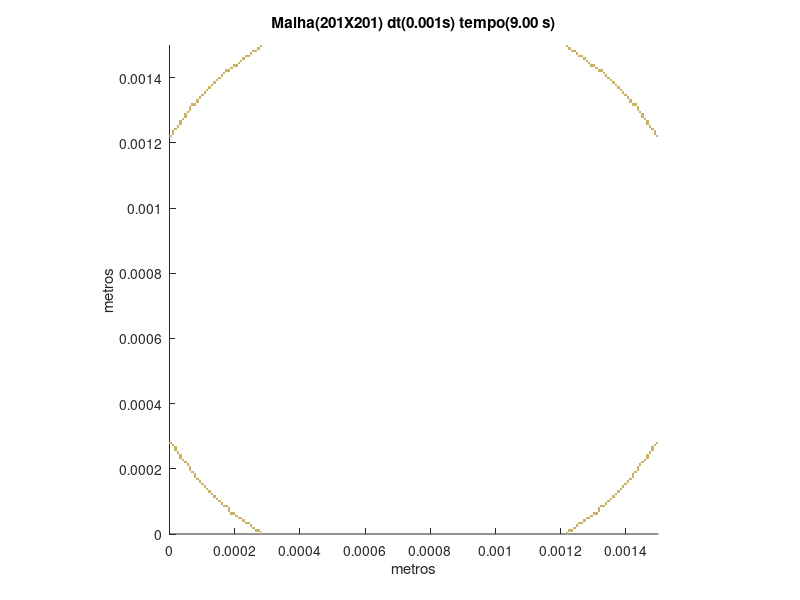

Here is the MATLAB script that generated this plot:
set (gca,'PlotBoxAspectRatio',[1 1 1],'Xlim',[0,0.0015],'Ylim',[0,0.0015])
hold on
title('Malha(201X201) dt(0.001s) tempo(9.00 s)')
hold on
ylabel('metros')
hold on
xlabel('metros')
hold on

fill([0.000276119402985075 0.000276119402985075 0.000283582089552239 0.000283582089552239],[0 7.46268656716418E-06 7.46268656716418E-06 0],[0.8,0.7,0.4],'LineStyle','none')

fill([0.00121641791044776 0.00121641791044776 0.00122388059701493 0.00122388059701493],[0 7.46268656716418E-06 7.46268656716418E-06 0],[0.8,0.7,0.4],'LineStyle','none')

fill([0.000261194029850746 0.000261194029850746 0.00026865671641791 0.00026865671641791],[7.46268656716418E-06 1.49253731343284E-05 1.49253731343284E-05 7.46268656716418E-06],[0.8,0.7,0.4],'LineStyle','none')

fill([0.00026865671641791 0.00026865671641791 0.000276119402985075 0.000276119402985075],[7.46268656716418E-06 1.49253731343284E-05 1.49253731343284E-05 7.46268656716418E-06],[0.8,0.7,0.4],'LineStyle','none')

fill([0.00122388059701493 0.00122388059701493 0.00123134328358209 0.00123134328358209],[7.46268656716418E-06 1.49253731343284E-05 1.49253731343284E-05 7.46268656716418E-06],[0.8,0.7,0.4],'LineStyle','none')

fill([0.00123134328358209 0.00123134328358209 0.00123880597014925 0.00123880597014925],[7.46268656716418E-06 1.49253731343284E-05 1.49253731343284E-05 7.46268656716418E-06],[0.8,0.7,0.4],'LineStyle','none')

fill([0.000253731343283582 0.000253731343283582 0.000261194029850746 0.000261194029850746],[1.49253731343284E-05 2.23880597014925E-05 2.23880597014925E-05 1.49253731343284E-05],[0.8,0.7,0.4],'LineStyle','none')

fill([0.00123880597014925 0.00123880597014925 0.00124626865671642 0.00124626865671642],[1.49253731343284E-05 2.23880597014925E-05 2.23880597014925E-05 1.49253731343284E-05],[0.8,0.7,0.4],'LineStyle','none')

fill([0.000246268656716418 0.000246268656716418 0.000253731343283582 0.000253731343283582],[2.23880597014925E-05 2.98507462686567E-05 2.98507462686567E-05 2.23880597014925E-05],[0.8,0.7,0.4],'LineStyle','none')

fill([0.00124626865671642 0.00124626865671642 0.00125373134328358 0.00125373134328358],[2.23880597014925E-05 2.98507462686567E-05 2.98507462686567E-05 2.23880597014925E-05],[0.8,0.7,0.4],'LineStyle','none')

fill([0.00023134328358209 0.00023134328358209 0.000238805970149254 0.000238805970149254],[2.98507462686567E-05 3.73134328358209E-05 3.73134328358209E-05 2.98507462686567E-05],[0.8,0.7,0.4],'LineStyle','none')

fill([0.000238805970149254 0.000238805970149254 0.000246268656716418 0.000246268656716418],[2.98507462686567E-05 3.73134328358209E-05 3.73134328358209E-05 2.98507462686567E-05],[0.8,0.7,0.4],'LineStyle','none')

fill([0.00125373134328358 0.00125373134328358 0.00126119402985075 0.00126119402985075],[2.98507462686567E-05 3.73134328358209E-05 3.73134328358209E-05 2.98507462686567E-05],[0.8,0.7,0.4],'LineStyle','none')

fill([0.00126119402985075 0.00126119402985075 0.00126865671641791 0.00126865671641791],[2.98507462686567E-05 3.73134328358209E-05 3.73134328358209E-05 2.98507462686567E-05],[0.8,0.7,0.4],'LineStyle','none')

fill([0.000223880597014925 0.000223880597014925 0.00023134328358209 0.00023134328358209],[3.73134328358209E-05 4.47761194029851E-05 4.47761194029851E-05 3.73134328358209E-05],[0.8,0.7,0.4],'LineStyle','none')

fill([0.00126865671641791 0.00126865671641791 0.00127611940298507 0.00127611940298507],[3.73134328358209E-05 4.47761194029851E-05 4.47761194029851E-05 3.73134328358209E-05],[0.8,0.7,0.4],'LineStyle','none')

fill([0.000208955223880597 0.000208955223880597 0.000216417910447761 0.000216417910447761],[4.47761194029851E-05 5.22388059701493E-05 5.22388059701493E-05 4.47761194029851E-05],[0.8,0.7,0.4],'LineStyle','none')

fill([0.000216417910447761 0.000216417910447761 0.000223880597014925 0.000223880597014925],[4.47761194029851E-05 5.22388059701493E-05 5.22388059701493E-05 4.47761194029851E-05],[0.8,0.7,0.4],'LineStyle','none')

fill([0.00127611940298507 0.00127611940298507 0.00128358208955224 0.00128358208955224],[4.47761194029851E-05 5.22388059701493E-05 5.22388059701493E-05 4.47761194029851E-05],[0.8,0.7,0.4],'LineStyle','none')

fill([0.00128358208955224 0.00128358208955224 0.0012910447761194 0.0012910447761194],[4.47761194029851E-05 5.22388059701493E-05 5.22388059701493E-05 4.47761194029851E-05],[0.8,0.7,0.4],'LineStyle','none')

fill([0.000201492537313433 0.000201492537313433 0.000208955223880597 0.000208955223880597],[5.22388059701493E-05 5.97014925373134E-05 5.97014925373134E-05 5.22388059701493E-05],[0.8,0.7,0.4],'LineStyle','none')

fill([0.0012910447761194 0.0012910447761194 0.00129850746268657 0.00129850746268657],[5.22388059701493E-05 5.97014925373134E-05 5.97014925373134E-05 5.22388059701493E-05],[0.8,0.7,0.4],'LineStyle','none')

fill([0.000186567164179104 0.000186567164179104 0.000194029850746269 0.000194029850746269],[5.97014925373134E-05 6.71641791044776E-05 6.71641791044776E-05 5.97014925373134E-05],[0.8,0.7,0.4],'LineStyle','none')

fill([0.000194029850746269 0.000194029850746269 0.000201492537313433 0.000201492537313433],[5.97014925373134E-05 6.71641791044776E-05 6.71641791044776E-05 5.97014925373134E-05],[0.8,0.7,0.4],'LineStyle','none')

fill([0.00129850746268657 0.00129850746268657 0.00130597014925373 0.00130597014925373],[5.97014925373134E-05 6.71641791044776E-05 6.71641791044776E-05 5.97014925373134E-05],[0.8,0.7,0.4],'LineStyle','none')

fill([0.00130597014925373 0.00130597014925373 0.0013134328358209 0.0013134328358209],[5.97014925373134E-05 6.71641791044776E-05 6.71641791044776E-05 5.97014925373134E-05],[0.8,0.7,0.4],'LineStyle','none')

fill([0.00017910447761194 0.00017910447761194 0.000186567164179104 0.000186567164179104],[6.71641791044776E-05 7.46268656716418E-05 7.46268656716418E-05 6.71641791044776E-05],[0.8,0.7,0.4],'LineStyle','none')

fill([0.0013134328358209 0.0013134328358209 0.00132089552238806 0.00132089552238806],[6.71641791044776E-05 7.46268656716418E-05 7.46268656716418E-05 6.71641791044776E-05],[0.8,0.7,0.4],'LineStyle','none')

fill([0.00017910447761194 0.00017910447761194 0.000186567164179104 0.000186567164179104],[7.46268656716418E-05 8.2089552238806E-05 8.2089552238806E-05 7.46268656716418E-05],[0.8,0.7,0.4],'LineStyle','none')

fill([0.0013134328358209 0.0013134328358209 0.00132089552238806 0.00132089552238806],[7.46268656716418E-05 8.2089552238806E-05 8.2089552238806E-05 7.46268656716418E-05],[0.8,0.7,0.4],'LineStyle','none')

fill([0.000164179104477612 0.000164179104477612 0.000171641791044776 0.000171641791044776],[8.2089552238806E-05 8.95522388059702E-05 8.95522388059702E-05 8.2089552238806E-05],[0.8,0.7,0.4],'LineStyle','none')

fill([0.000171641791044776 0.000171641791044776 0.00017910447761194 0.00017910447761194],[8.2089552238806E-05 8.95522388059702E-05 8.95522388059702E-05 8.2089552238806E-05],[0.8,0.7,0.4],'LineStyle','none')

fill([0.00132089552238806 0.00132089552238806 0.00132835820895522 0.00132835820895522],[8.2089552238806E-05 8.95522388059702E-05 8.95522388059702E-05 8.2089552238806E-05],[0.8,0.7,0.4],'LineStyle','none')

fill([0.00132835820895522 0.00132835820895522 0.00133582089552239 0.00133582089552239],[8.2089552238806E-05 8.95522388059702E-05 8.95522388059702E-05 8.2089552238806E-05],[0.8,0.7,0.4],'LineStyle','none')

fill([0.000156716417910448 0.000156716417910448 0.000164179104477612 0.000164179104477612],[8.95522388059702E-05 9.70149253731343E-05 9.70149253731343E-05 8.95522388059702E-05],[0.8,0.7,0.4],'LineStyle','none')

fill([0.00133582089552239 0.00133582089552239 0.00134328358208955 0.00134328358208955],[8.95522388059702E-05 9.70149253731343E-05 9.70149253731343E-05 8.95522388059702E-05],[0.8,0.7,0.4],'LineStyle','none')

fill([0.000149253731343284 0.000149253731343284 0.000156716417910448 0.000156716417910448],[9.70149253731343E-05 0.000104477611940299 0.000104477611940299 9.70149253731343E-05],[0.8,0.7,0.4],'LineStyle','none')

fill([0.00134328358208955 0.00134328358208955 0.00135074626865672 0.00135074626865672],[9.70149253731343E-05 0.000104477611940299 0.000104477611940299 9.70149253731343E-05],[0.8,0.7,0.4],'LineStyle','none')

fill([0.000141791044776119 0.000141791044776119 0.000149253731343284 0.000149253731343284],[0.000104477611940299 0.000111940298507463 0.000111940298507463 0.000104477611940299],[0.8,0.7,0.4],'LineStyle','none')

fill([0.00135074626865672 0.00135074626865672 0.00135820895522388 0.00135820895522388],[0.000104477611940299 0.000111940298507463 0.000111940298507463 0.000104477611940299],[0.8,0.7,0.4],'LineStyle','none')

fill([0.000134328358208955 0.000134328358208955 0.000141791044776119 0.000141791044776119],[0.000111940298507463 0.000119402985074627 0.000119402985074627 0.000111940298507463],[0.8,0.7,0.4],'LineStyle','none')

fill([0.00135820895522388 0.00135820895522388 0.00136567164179104 0.00136567164179104],[0.000111940298507463 0.000119402985074627 0.000119402985074627 0.000111940298507463],[0.8,0.7,0.4],'LineStyle','none')

fill([0.000126865671641791 0.000126865671641791 0.000134328358208955 0.000134328358208955],[0.000119402985074627 0.000126865671641791 0.000126865671641791 0.000119402985074627],[0.8,0.7,0.4],'LineStyle','none')

fill([0.00136567164179104 0.00136567164179104 0.00137313432835821 0.00137313432835821],[0.000119402985074627 0.000126865671641791 0.000126865671641791 0.000119402985074627],[0.8,0.7,0.4],'LineStyle','none')

fill([0.000119402985074627 0.000119402985074627 0.000126865671641791 0.000126865671641791],[0.000126865671641791 0.000134328358208955 0.000134328358208955 0.000126865671641791],[0.8,0.7,0.4],'LineStyle','none')

fill([0.00137313432835821 0.00137313432835821 0.00138059701492537 0.00138059701492537],[0.000126865671641791 0.000134328358208955 0.000134328358208955 0.000126865671641791],[0.8,0.7,0.4],'LineStyle','none')

fill([0.000111940298507463 0.000111940298507463 0.000119402985074627 0.000119402985074627],[0.000134328358208955 0.000141791044776119 0.000141791044776119 0.000134328358208955],[0.8,0.7,0.4],'LineStyle','none')

fill([0.00138059701492537 0.00138059701492537 0.00138805970149254 0.00138805970149254],[0.000134328358208955 0.000141791044776119 0.000141791044776119 0.000134328358208955],[0.8,0.7,0.4],'LineStyle','none')

fill([0.000104477611940299 0.000104477611940299 0.000111940298507463 0.000111940298507463],[0.000141791044776119 0.000149253731343284 0.000149253731343284 0.000141791044776119],[0.8,0.7,0.4],'LineStyle','none')

fill([0.00138805970149254 0.00138805970149254 0.0013955223880597 0.0013955223880597],[0.000141791044776119 0.000149253731343284 0.000149253731343284 0.000141791044776119],[0.8,0.7,0.4],'LineStyle','none')

fill([9.70149253731343E-05 9.70149253731343E-05 0.000104477611940299 0.000104477611940299],[0.000149253731343284 0.000156716417910448 0.000156716417910448 0.000149253731343284],[0.8,0.7,0.4],'LineStyle','none')

fill([0.0013955223880597 0.0013955223880597 0.00140298507462687 0.00140298507462687],[0.000149253731343284 0.000156716417910448 0.000156716417910448 0.000149253731343284],[0.8,0.7,0.4],'LineStyle','none')

fill([8.95522388059702E-05 8.95522388059702E-05 9.70149253731343E-05 9.70149253731343E-05],[0.000156716417910448 0.000164179104477612 0.000164179104477612 0.000156716417910448],[0.8,0.7,0.4],'LineStyle','none')

fill([0.00140298507462687 0.00140298507462687 0.00141044776119403 0.00141044776119403],[0.000156716417910448 0.000164179104477612 0.000164179104477612 0.000156716417910448],[0.8,0.7,0.4],'LineStyle','none')

fill([8.2089552238806E-05 8.2089552238806E-05 8.95522388059702E-05 8.95522388059702E-05],[0.000164179104477612 0.000171641791044776 0.000171641791044776 0.000164179104477612],[0.8,0.7,0.4],'LineStyle','none')

fill([0.00141044776119403 0.00141044776119403 0.00141791044776119 0.00141791044776119],[0.000164179104477612 0.000171641791044776 0.000171641791044776 0.000164179104477612],[0.8,0.7,0.4],'LineStyle','none')

fill([7.46268656716418E-05 7.46268656716418E-05 8.2089552238806E-05 8.2089552238806E-05],[0.000171641791044776 0.00017910447761194 0.00017910447761194 0.000171641791044776],[0.8,0.7,0.4],'LineStyle','none')

fill([0.00141791044776119 0.00141791044776119 0.00142537313432836 0.00142537313432836],[0.000171641791044776 0.00017910447761194 0.00017910447761194 0.000171641791044776],[0.8,0.7,0.4],'LineStyle','none')

fill([7.46268656716418E-05 7.46268656716418E-05 8.2089552238806E-05 8.2089552238806E-05],[0.00017910447761194 0.000186567164179104 0.000186567164179104 0.00017910447761194],[0.8,0.7,0.4],'LineStyle','none')

fill([0.00141791044776119 0.00141791044776119 0.00142537313432836 0.00142537313432836],[0.00017910447761194 0.000186567164179104 0.000186567164179104 0.00017910447761194],[0.8,0.7,0.4],'LineStyle','none')

fill([6.71641791044776E-05 6.71641791044776E-05 7.46268656716418E-05 7.46268656716418E-05],[0.000186567164179104 0.000194029850746269 0.000194029850746269 0.000186567164179104],[0.8,0.7,0.4],'LineStyle','none')

fill([0.00142537313432836 0.00142537313432836 0.00143283582089552 0.00143283582089552],[0.000186567164179104 0.000194029850746269 0.000194029850746269 0.000186567164179104],[0.8,0.7,0.4],'LineStyle','none')

fill([5.97014925373134E-05 5.97014925373134E-05 6.71641791044776E-05 6.71641791044776E-05],[0.000194029850746269 0.000201492537313433 0.000201492537313433 0.000194029850746269],[0.8,0.7,0.4],'LineStyle','none')

fill([0.00143283582089552 0.00143283582089552 0.00144029850746269 0.00144029850746269],[0.000194029850746269 0.000201492537313433 0.000201492537313433 0.000194029850746269],[0.8,0.7,0.4],'LineStyle','none')

fill([5.97014925373134E-05 5.97014925373134E-05 6.71641791044776E-05 6.71641791044776E-05],[0.000201492537313433 0.000208955223880597 0.000208955223880597 0.000201492537313433],[0.8,0.7,0.4],'LineStyle','none')

fill([0.00143283582089552 0.00143283582089552 0.00144029850746269 0.00144029850746269],[0.000201492537313433 0.000208955223880597 0.000208955223880597 0.000201492537313433],[0.8,0.7,0.4],'LineStyle','none')

fill([5.22388059701493E-05 5.22388059701493E-05 5.97014925373134E-05 5.97014925373134E-05],[0.000208955223880597 0.000216417910447761 0.000216417910447761 0.000208955223880597],[0.8,0.7,0.4],'LineStyle','none')

fill([0.00144029850746269 0.00144029850746269 0.00144776119402985 0.00144776119402985],[0.000208955223880597 0.000216417910447761 0.000216417910447761 0.000208955223880597],[0.8,0.7,0.4],'LineStyle','none')

fill([4.47761194029851E-05 4.47761194029851E-05 5.22388059701493E-05 5.22388059701493E-05],[0.000216417910447761 0.000223880597014925 0.000223880597014925 0.000216417910447761],[0.8,0.7,0.4],'LineStyle','none')

fill([0.00144776119402985 0.00144776119402985 0.00145522388059702 0.00145522388059702],[0.000216417910447761 0.000223880597014925 0.000223880597014925 0.000216417910447761],[0.8,0.7,0.4],'LineStyle','none')

fill([3.73134328358209E-05 3.73134328358209E-05 4.47761194029851E-05 4.47761194029851E-05],[0.000223880597014925 0.00023134328358209 0.00023134328358209 0.000223880597014925],[0.8,0.7,0.4],'LineStyle','none')

fill([0.00145522388059702 0.00145522388059702 0.00146268656716418 0.00146268656716418],[0.000223880597014925 0.00023134328358209 0.00023134328358209 0.000223880597014925],[0.8,0.7,0.4],'LineStyle','none')

fill([2.98507462686567E-05 2.98507462686567E-05 3.73134328358209E-05 3.73134328358209E-05],[0.00023134328358209 0.000238805970149254 0.000238805970149254 0.00023134328358209],[0.8,0.7,0.4],'LineStyle','none')

fill([0.00146268656716418 0.00146268656716418 0.00147014925373134 0.00147014925373134],[0.00023134328358209 0.000238805970149254 0.000238805970149254 0.00023134328358209],[0.8,0.7,0.4],'LineStyle','none')

fill([2.98507462686567E-05 2.98507462686567E-05 3.73134328358209E-05 3.73134328358209E-05],[0.000238805970149254 0.000246268656716418 0.000246268656716418 0.000238805970149254],[0.8,0.7,0.4],'LineStyle','none')

fill([0.00146268656716418 0.00146268656716418 0.00147014925373134 0.00147014925373134],[0.000238805970149254 0.000246268656716418 0.000246268656716418 0.000238805970149254],[0.8,0.7,0.4],'LineStyle','none')

fill([2.23880597014925E-05 2.23880597014925E-05 2.98507462686567E-05 2.98507462686567E-05],[0.000246268656716418 0.000253731343283582 0.000253731343283582 0.000246268656716418],[0.8,0.7,0.4],'LineStyle','none')

fill([0.00147014925373134 0.00147014925373134 0.00147761194029851 0.00147761194029851],[0.000246268656716418 0.000253731343283582 0.000253731343283582 0.000246268656716418],[0.8,0.7,0.4],'LineStyle','none')

fill([1.49253731343284E-05 1.49253731343284E-05 2.23880597014925E-05 2.23880597014925E-05],[0.000253731343283582 0.000261194029850746 0.000261194029850746 0.000253731343283582],[0.8,0.7,0.4],'LineStyle','none')

fill([0.00147761194029851 0.00147761194029851 0.00148507462686567 0.00148507462686567],[0.000253731343283582 0.000261194029850746 0.000261194029850746 0.000253731343283582],[0.8,0.7,0.4],'LineStyle','none')

fill([1.49253731343284E-05 1.49253731343284E-05 2.23880597014925E-05 2.23880597014925E-05],[0.000261194029850746 0.00026865671641791 0.00026865671641791 0.000261194029850746],[0.8,0.7,0.4],'LineStyle','none')

fill([0.00147761194029851 0.00147761194029851 0.00148507462686567 0.00148507462686567],[0.000261194029850746 0.00026865671641791 0.00026865671641791 0.000261194029850746],[0.8,0.7,0.4],'LineStyle','none')

fill([7.46268656716418E-06 7.46268656716418E-06 1.49253731343284E-05 1.49253731343284E-05],[0.00026865671641791 0.000276119402985075 0.000276119402985075 0.00026865671641791],[0.8,0.7,0.4],'LineStyle','none')

fill([0.00148507462686567 0.00148507462686567 0.00149253731343284 0.00149253731343284],[0.00026865671641791 0.000276119402985075 0.000276119402985075 0.00026865671641791],[0.8,0.7,0.4],'LineStyle','none')

fill([0 0 7.46268656716418E-06 7.46268656716418E-06],[0.000276119402985075 0.000283582089552239 0.000283582089552239 0.000276119402985075],[0.8,0.7,0.4],'LineStyle','none')

fill([0.00149253731343284 0.00149253731343284 0.0015 0.0015],[0.000276119402985075 0.000283582089552239 0.000283582089552239 0.000276119402985075],[0.8,0.7,0.4],'LineStyle','none')

fill([0 0 7.46268656716418E-06 7.46268656716418E-06],[0.00121641791044776 0.00122388059701493 0.00122388059701493 0.00121641791044776],[0.8,0.7,0.4],'LineStyle','none')

fill([0.00149253731343284 0.00149253731343284 0.0015 0.0015],[0.00121641791044776 0.00122388059701493 0.00122388059701493 0.00121641791044776],[0.8,0.7,0.4],'LineStyle','none')

fill([7.46268656716418E-06 7.46268656716418E-06 1.49253731343284E-05 1.49253731343284E-05],[0.00122388059701493 0.00123134328358209 0.00123134328358209 0.00122388059701493],[0.8,0.7,0.4],'LineStyle','none')

fill([0.00148507462686567 0.00148507462686567 0.00149253731343284 0.00149253731343284],[0.00122388059701493 0.00123134328358209 0.00123134328358209 0.00122388059701493],[0.8,0.7,0.4],'LineStyle','none')

fill([7.46268656716418E-06 7.46268656716418E-06 1.49253731343284E-05 1.49253731343284E-05],[0.00123134328358209 0.00123880597014925 0.00123880597014925 0.00123134328358209],[0.8,0.7,0.4],'LineStyle','none')

fill([0.00148507462686567 0.00148507462686567 0.00149253731343284 0.00149253731343284],[0.00123134328358209 0.00123880597014925 0.00123880597014925 0.00123134328358209],[0.8,0.7,0.4],'LineStyle','none')

fill([1.49253731343284E-05 1.49253731343284E-05 2.23880597014925E-05 2.23880597014925E-05],[0.00123880597014925 0.00124626865671642 0.00124626865671642 0.00123880597014925],[0.8,0.7,0.4],'LineStyle','none')

fill([0.00147761194029851 0.00147761194029851 0.00148507462686567 0.00148507462686567],[0.00123880597014925 0.00124626865671642 0.00124626865671642 0.00123880597014925],[0.8,0.7,0.4],'LineStyle','none')

fill([2.23880597014925E-05 2.23880597014925E-05 2.98507462686567E-05 2.98507462686567E-05],[0.00124626865671642 0.00125373134328358 0.00125373134328358 0.00124626865671642],[0.8,0.7,0.4],'LineStyle','none')

fill([0.00147014925373134 0.00147014925373134 0.00147761194029851 0.00147761194029851],[0.00124626865671642 0.00125373134328358 0.00125373134328358 0.00124626865671642],[0.8,0.7,0.4],'LineStyle','none')

fill([2.98507462686567E-05 2.98507462686567E-05 3.73134328358209E-05 3.73134328358209E-05],[0.00125373134328358 0.00126119402985075 0.00126119402985075 0.00125373134328358],[0.8,0.7,0.4],'LineStyle','none')

fill([0.00146268656716418 0.00146268656716418 0.00147014925373134 0.00147014925373134],[0.00125373134328358 0.00126119402985075 0.00126119402985075 0.00125373134328358],[0.8,0.7,0.4],'LineStyle','none')

fill([2.98507462686567E-05 2.98507462686567E-05 3.73134328358209E-05 3.73134328358209E-05],[0.00126119402985075 0.00126865671641791 0.00126865671641791 0.00126119402985075],[0.8,0.7,0.4],'LineStyle','none')

fill([0.00146268656716418 0.00146268656716418 0.00147014925373134 0.00147014925373134],[0.00126119402985075 0.00126865671641791 0.00126865671641791 0.00126119402985075],[0.8,0.7,0.4],'LineStyle','none')

fill([3.73134328358209E-05 3.73134328358209E-05 4.47761194029851E-05 4.47761194029851E-05],[0.00126865671641791 0.00127611940298507 0.00127611940298507 0.00126865671641791],[0.8,0.7,0.4],'LineStyle','none')

fill([0.00145522388059702 0.00145522388059702 0.00146268656716418 0.00146268656716418],[0.00126865671641791 0.00127611940298507 0.00127611940298507 0.00126865671641791],[0.8,0.7,0.4],'LineStyle','none')

fill([4.47761194029851E-05 4.47761194029851E-05 5.22388059701493E-05 5.22388059701493E-05],[0.00127611940298507 0.00128358208955224 0.00128358208955224 0.00127611940298507],[0.8,0.7,0.4],'LineStyle','none')

fill([0.00144776119402985 0.00144776119402985 0.00145522388059702 0.00145522388059702],[0.00127611940298507 0.00128358208955224 0.00128358208955224 0.00127611940298507],[0.8,0.7,0.4],'LineStyle','none')

fill([4.47761194029851E-05 4.47761194029851E-05 5.22388059701493E-05 5.22388059701493E-05],[0.00128358208955224 0.0012910447761194 0.0012910447761194 0.00128358208955224],[0.8,0.7,0.4],'LineStyle','none')

fill([0.00144776119402985 0.00144776119402985 0.00145522388059702 0.00145522388059702],[0.00128358208955224 0.0012910447761194 0.0012910447761194 0.00128358208955224],[0.8,0.7,0.4],'LineStyle','none')

fill([5.22388059701493E-05 5.22388059701493E-05 5.97014925373134E-05 5.97014925373134E-05],[0.0012910447761194 0.00129850746268657 0.00129850746268657 0.0012910447761194],[0.8,0.7,0.4],'LineStyle','none')

fill([0.00144029850746269 0.00144029850746269 0.00144776119402985 0.00144776119402985],[0.0012910447761194 0.00129850746268657 0.00129850746268657 0.0012910447761194],[0.8,0.7,0.4],'LineStyle','none')

fill([5.97014925373134E-05 5.97014925373134E-05 6.71641791044776E-05 6.71641791044776E-05],[0.00129850746268657 0.00130597014925373 0.00130597014925373 0.00129850746268657],[0.8,0.7,0.4],'LineStyle','none')

fill([0.00143283582089552 0.00143283582089552 0.00144029850746269 0.00144029850746269],[0.00129850746268657 0.00130597014925373 0.00130597014925373 0.00129850746268657],[0.8,0.7,0.4],'LineStyle','none')

fill([5.97014925373134E-05 5.97014925373134E-05 6.71641791044776E-05 6.71641791044776E-05],[0.00130597014925373 0.0013134328358209 0.0013134328358209 0.00130597014925373],[0.8,0.7,0.4],'LineStyle','none')

fill([0.00143283582089552 0.00143283582089552 0.00144029850746269 0.00144029850746269],[0.00130597014925373 0.0013134328358209 0.0013134328358209 0.00130597014925373],[0.8,0.7,0.4],'LineStyle','none')

fill([6.71641791044776E-05 6.71641791044776E-05 7.46268656716418E-05 7.46268656716418E-05],[0.0013134328358209 0.00132089552238806 0.00132089552238806 0.0013134328358209],[0.8,0.7,0.4],'LineStyle','none')

fill([7.46268656716418E-05 7.46268656716418E-05 8.2089552238806E-05 8.2089552238806E-05],[0.0013134328358209 0.00132089552238806 0.00132089552238806 0.0013134328358209],[0.8,0.7,0.4],'LineStyle','none')

fill([0.00141791044776119 0.00141791044776119 0.00142537313432836 0.00142537313432836],[0.0013134328358209 0.00132089552238806 0.00132089552238806 0.0013134328358209],[0.8,0.7,0.4],'LineStyle','none')

fill([0.00142537313432836 0.00142537313432836 0.00143283582089552 0.00143283582089552],[0.0013134328358209 0.00132089552238806 0.00132089552238806 0.0013134328358209],[0.8,0.7,0.4],'LineStyle','none')

fill([8.2089552238806E-05 8.2089552238806E-05 8.95522388059702E-05 8.95522388059702E-05],[0.00132089552238806 0.00132835820895522 0.00132835820895522 0.00132089552238806],[0.8,0.7,0.4],'LineStyle','none')

fill([0.00141044776119403 0.00141044776119403 0.00141791044776119 0.00141791044776119],[0.00132089552238806 0.00132835820895522 0.00132835820895522 0.00132089552238806],[0.8,0.7,0.4],'LineStyle','none')

fill([8.2089552238806E-05 8.2089552238806E-05 8.95522388059702E-05 8.95522388059702E-05],[0.00132835820895522 0.00133582089552239 0.00133582089552239 0.00132835820895522],[0.8,0.7,0.4],'LineStyle','none')

fill([0.00141044776119403 0.00141044776119403 0.00141791044776119 0.00141791044776119],[0.00132835820895522 0.00133582089552239 0.00133582089552239 0.00132835820895522],[0.8,0.7,0.4],'LineStyle','none')

fill([8.95522388059702E-05 8.95522388059702E-05 9.70149253731343E-05 9.70149253731343E-05],[0.00133582089552239 0.00134328358208955 0.00134328358208955 0.00133582089552239],[0.8,0.7,0.4],'LineStyle','none')

fill([0.00140298507462687 0.00140298507462687 0.00141044776119403 0.00141044776119403],[0.00133582089552239 0.00134328358208955 0.00134328358208955 0.00133582089552239],[0.8,0.7,0.4],'LineStyle','none')

fill([9.70149253731343E-05 9.70149253731343E-05 0.000104477611940299 0.000104477611940299],[0.00134328358208955 0.00135074626865672 0.00135074626865672 0.00134328358208955],[0.8,0.7,0.4],'LineStyle','none')

fill([0.0013955223880597 0.0013955223880597 0.00140298507462687 0.00140298507462687],[0.00134328358208955 0.00135074626865672 0.00135074626865672 0.00134328358208955],[0.8,0.7,0.4],'LineStyle','none')

fill([0.000104477611940299 0.000104477611940299 0.000111940298507463 0.000111940298507463],[0.00135074626865672 0.00135820895522388 0.00135820895522388 0.00135074626865672],[0.8,0.7,0.4],'LineStyle','none')

fill([0.00138805970149254 0.00138805970149254 0.0013955223880597 0.0013955223880597],[0.00135074626865672 0.00135820895522388 0.00135820895522388 0.00135074626865672],[0.8,0.7,0.4],'LineStyle','none')

fill([0.000111940298507463 0.000111940298507463 0.000119402985074627 0.000119402985074627],[0.00135820895522388 0.00136567164179104 0.00136567164179104 0.00135820895522388],[0.8,0.7,0.4],'LineStyle','none')

fill([0.00138059701492537 0.00138059701492537 0.00138805970149254 0.00138805970149254],[0.00135820895522388 0.00136567164179104 0.00136567164179104 0.00135820895522388],[0.8,0.7,0.4],'LineStyle','none')

fill([0.000119402985074627 0.000119402985074627 0.000126865671641791 0.000126865671641791],[0.00136567164179104 0.00137313432835821 0.00137313432835821 0.00136567164179104],[0.8,0.7,0.4],'LineStyle','none')

fill([0.00137313432835821 0.00137313432835821 0.00138059701492537 0.00138059701492537],[0.00136567164179104 0.00137313432835821 0.00137313432835821 0.00136567164179104],[0.8,0.7,0.4],'LineStyle','none')

fill([0.000126865671641791 0.000126865671641791 0.000134328358208955 0.000134328358208955],[0.00137313432835821 0.00138059701492537 0.00138059701492537 0.00137313432835821],[0.8,0.7,0.4],'LineStyle','none')

fill([0.00136567164179104 0.00136567164179104 0.00137313432835821 0.00137313432835821],[0.00137313432835821 0.00138059701492537 0.00138059701492537 0.00137313432835821],[0.8,0.7,0.4],'LineStyle','none')

fill([0.000134328358208955 0.000134328358208955 0.000141791044776119 0.000141791044776119],[0.00138059701492537 0.00138805970149254 0.00138805970149254 0.00138059701492537],[0.8,0.7,0.4],'LineStyle','none')

fill([0.00135820895522388 0.00135820895522388 0.00136567164179104 0.00136567164179104],[0.00138059701492537 0.00138805970149254 0.00138805970149254 0.00138059701492537],[0.8,0.7,0.4],'LineStyle','none')

fill([0.000141791044776119 0.000141791044776119 0.000149253731343284 0.000149253731343284],[0.00138805970149254 0.0013955223880597 0.0013955223880597 0.00138805970149254],[0.8,0.7,0.4],'LineStyle','none')

fill([0.00135074626865672 0.00135074626865672 0.00135820895522388 0.00135820895522388],[0.00138805970149254 0.0013955223880597 0.0013955223880597 0.00138805970149254],[0.8,0.7,0.4],'LineStyle','none')

fill([0.000149253731343284 0.000149253731343284 0.000156716417910448 0.000156716417910448],[0.0013955223880597 0.00140298507462687 0.00140298507462687 0.0013955223880597],[0.8,0.7,0.4],'LineStyle','none')

fill([0.00134328358208955 0.00134328358208955 0.00135074626865672 0.00135074626865672],[0.0013955223880597 0.00140298507462687 0.00140298507462687 0.0013955223880597],[0.8,0.7,0.4],'LineStyle','none')

fill([0.000156716417910448 0.000156716417910448 0.000164179104477612 0.000164179104477612],[0.00140298507462687 0.00141044776119403 0.00141044776119403 0.00140298507462687],[0.8,0.7,0.4],'LineStyle','none')

fill([0.00133582089552239 0.00133582089552239 0.00134328358208955 0.00134328358208955],[0.00140298507462687 0.00141044776119403 0.00141044776119403 0.00140298507462687],[0.8,0.7,0.4],'LineStyle','none')

fill([0.000164179104477612 0.000164179104477612 0.000171641791044776 0.000171641791044776],[0.00141044776119403 0.00141791044776119 0.00141791044776119 0.00141044776119403],[0.8,0.7,0.4],'LineStyle','none')

fill([0.00132835820895522 0.00132835820895522 0.00133582089552239 0.00133582089552239],[0.00141044776119403 0.00141791044776119 0.00141791044776119 0.00141044776119403],[0.8,0.7,0.4],'LineStyle','none')

fill([0.000171641791044776 0.000171641791044776 0.00017910447761194 0.00017910447761194],[0.00141791044776119 0.00142537313432836 0.00142537313432836 0.00141791044776119],[0.8,0.7,0.4],'LineStyle','none')

fill([0.00017910447761194 0.00017910447761194 0.000186567164179104 0.000186567164179104],[0.00141791044776119 0.00142537313432836 0.00142537313432836 0.00141791044776119],[0.8,0.7,0.4],'LineStyle','none')

fill([0.0013134328358209 0.0013134328358209 0.00132089552238806 0.00132089552238806],[0.00141791044776119 0.00142537313432836 0.00142537313432836 0.00141791044776119],[0.8,0.7,0.4],'LineStyle','none')

fill([0.00132089552238806 0.00132089552238806 0.00132835820895522 0.00132835820895522],[0.00141791044776119 0.00142537313432836 0.00142537313432836 0.00141791044776119],[0.8,0.7,0.4],'LineStyle','none')

fill([0.000186567164179104 0.000186567164179104 0.000194029850746269 0.000194029850746269],[0.00142537313432836 0.00143283582089552 0.00143283582089552 0.00142537313432836],[0.8,0.7,0.4],'LineStyle','none')

fill([0.00130597014925373 0.00130597014925373 0.0013134328358209 0.0013134328358209],[0.00142537313432836 0.00143283582089552 0.00143283582089552 0.00142537313432836],[0.8,0.7,0.4],'LineStyle','none')

fill([0.000194029850746269 0.000194029850746269 0.000201492537313433 0.000201492537313433],[0.00143283582089552 0.00144029850746269 0.00144029850746269 0.00143283582089552],[0.8,0.7,0.4],'LineStyle','none')

fill([0.000201492537313433 0.000201492537313433 0.000208955223880597 0.000208955223880597],[0.00143283582089552 0.00144029850746269 0.00144029850746269 0.00143283582089552],[0.8,0.7,0.4],'LineStyle','none')

fill([0.0012910447761194 0.0012910447761194 0.00129850746268657 0.00129850746268657],[0.00143283582089552 0.00144029850746269 0.00144029850746269 0.00143283582089552],[0.8,0.7,0.4],'LineStyle','none')

fill([0.00129850746268657 0.00129850746268657 0.00130597014925373 0.00130597014925373],[0.00143283582089552 0.00144029850746269 0.00144029850746269 0.00143283582089552],[0.8,0.7,0.4],'LineStyle','none')

fill([0.000208955223880597 0.000208955223880597 0.000216417910447761 0.000216417910447761],[0.00144029850746269 0.00144776119402985 0.00144776119402985 0.00144029850746269],[0.8,0.7,0.4],'LineStyle','none')

fill([0.00128358208955224 0.00128358208955224 0.0012910447761194 0.0012910447761194],[0.00144029850746269 0.00144776119402985 0.00144776119402985 0.00144029850746269],[0.8,0.7,0.4],'LineStyle','none')

fill([0.000216417910447761 0.000216417910447761 0.000223880597014925 0.000223880597014925],[0.00144776119402985 0.00145522388059702 0.00145522388059702 0.00144776119402985],[0.8,0.7,0.4],'LineStyle','none')

fill([0.00127611940298507 0.00127611940298507 0.00128358208955224 0.00128358208955224],[0.00144776119402985 0.00145522388059702 0.00145522388059702 0.00144776119402985],[0.8,0.7,0.4],'LineStyle','none')

fill([0.000223880597014925 0.000223880597014925 0.00023134328358209 0.00023134328358209],[0.00145522388059702 0.00146268656716418 0.00146268656716418 0.00145522388059702],[0.8,0.7,0.4],'LineStyle','none')

fill([0.00126865671641791 0.00126865671641791 0.00127611940298507 0.00127611940298507],[0.00145522388059702 0.00146268656716418 0.00146268656716418 0.00145522388059702],[0.8,0.7,0.4],'LineStyle','none')

fill([0.00023134328358209 0.00023134328358209 0.000238805970149254 0.000238805970149254],[0.00146268656716418 0.00147014925373134 0.00147014925373134 0.00146268656716418],[0.8,0.7,0.4],'LineStyle','none')

fill([0.000238805970149254 0.000238805970149254 0.000246268656716418 0.000246268656716418],[0.00146268656716418 0.00147014925373134 0.00147014925373134 0.00146268656716418],[0.8,0.7,0.4],'LineStyle','none')

fill([0.00125373134328358 0.00125373134328358 0.00126119402985075 0.00126119402985075],[0.00146268656716418 0.00147014925373134 0.00147014925373134 0.00146268656716418],[0.8,0.7,0.4],'LineStyle','none')

fill([0.00126119402985075 0.00126119402985075 0.00126865671641791 0.00126865671641791],[0.00146268656716418 0.00147014925373134 0.00147014925373134 0.00146268656716418],[0.8,0.7,0.4],'LineStyle','none')

fill([0.000246268656716418 0.000246268656716418 0.000253731343283582 0.000253731343283582],[0.00147014925373134 0.00147761194029851 0.00147761194029851 0.00147014925373134],[0.8,0.7,0.4],'LineStyle','none')

fill([0.00124626865671642 0.00124626865671642 0.00125373134328358 0.00125373134328358],[0.00147014925373134 0.00147761194029851 0.00147761194029851 0.00147014925373134],[0.8,0.7,0.4],'LineStyle','none')

fill([0.000253731343283582 0.000253731343283582 0.000261194029850746 0.000261194029850746],[0.00147761194029851 0.00148507462686567 0.00148507462686567 0.00147761194029851],[0.8,0.7,0.4],'LineStyle','none')

fill([0.000261194029850746 0.000261194029850746 0.00026865671641791 0.00026865671641791],[0.00147761194029851 0.00148507462686567 0.00148507462686567 0.00147761194029851],[0.8,0.7,0.4],'LineStyle','none')

fill([0.00123134328358209 0.00123134328358209 0.00123880597014925 0.00123880597014925],[0.00147761194029851 0.00148507462686567 0.00148507462686567 0.00147761194029851],[0.8,0.7,0.4],'LineStyle','none')

fill([0.00123880597014925 0.00123880597014925 0.00124626865671642 0.00124626865671642],[0.00147761194029851 0.00148507462686567 0.00148507462686567 0.00147761194029851],[0.8,0.7,0.4],'LineStyle','none')

fill([0.00026865671641791 0.00026865671641791 0.000276119402985075 0.000276119402985075],[0.00148507462686567 0.00149253731343284 0.00149253731343284 0.00148507462686567],[0.8,0.7,0.4],'LineStyle','none')

fill([0.00122388059701493 0.00122388059701493 0.00123134328358209 0.00123134328358209],[0.00148507462686567 0.00149253731343284 0.00149253731343284 0.00148507462686567],[0.8,0.7,0.4],'LineStyle','none')

fill([0.000276119402985075 0.000276119402985075 0.000283582089552239 0.000283582089552239],[0.00149253731343284 0.0015 0.0015 0.00149253731343284],[0.8,0.7,0.4],'LineStyle','none')

fill([0.00121641791044776 0.00121641791044776 0.00122388059701493 0.00122388059701493],[0.00149253731343284 0.0015 0.0015 0.00149253731343284],[0.8,0.7,0.4],'LineStyle','none')
